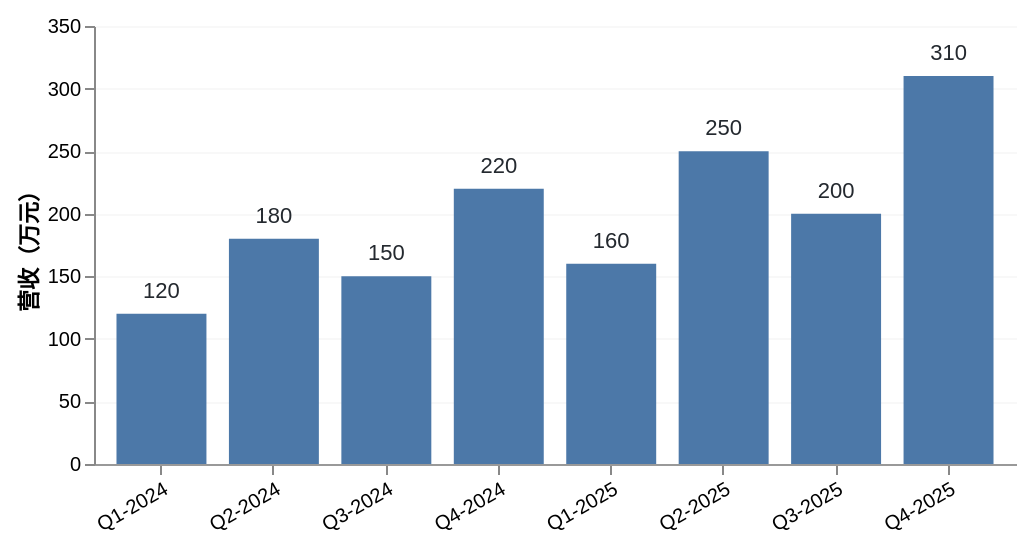

Vega-Lite specification for this chart:
### Vega specification from a JSON file in a GitHub repository (floating-point values rounded to 4 significant figures)
{"$schema": "https://vega.github.io/schema/vega/v6.json", "description": "Node 无头渲染 demo：用 inline 数据绘制季度销售额柱状图，可在 Node.js 里直接跑 toSVG() 导出矢量文件。", "width": 500, "height": 260, "padding": 8, "autosize": "fit", "data": [{"name": "sales", "values": [{"quarter": "Q1-2024", "revenue": 120}, {"quarter": "Q2-2024", "revenue": 180}, {"quarter": "Q3-2024", "revenue": 150}, {"quarter": "Q4-2024", "revenue": 220}, {"quarter": "Q1-2025", "revenue": 160}, {"quarter": "Q2-2025", "revenue": 250}, {"quarter": "Q3-2025", "revenue": 200}, {"quarter": "Q4-2025", "revenue": 310}]}], "scales": [{"name": "x", "type": "band", "domain": {"data": "sales", "field": "quarter"}, "range": "width", "padding": 0.2}, {"name": "y", "type": "linear", "domain": {"data": "sales", "field": "revenue"}, "range": "height", "nice": true, "zero": true}], "axes": [{"orient": "bottom", "scale": "x", "labelAngle": -30, "labelAlign": "right", "labelBaseline": "top"}, {"orient": "left", "scale": "y", "title": "营收（万元）", "grid": true, "gridOpacity": 0.2}], "marks": [{"type": "rect", "from": {"data": "sales"}, "encode": {"enter": {"x": {"scale": "x", "field": "quarter"}, "width": {"scale": "x", "band": 1}, "y": {"scale": "y", "field": "revenue"}, "y2": {"scale": "y", "value": 0}, "fill": {"value": "#4c78a8"}}, "update": {"tooltip": {"signal": "datum.quarter + ': ' + datum.revenue + ' 万元'"}}, "hover": {"fill": {"value": "#e45756"}}}}, {"type": "text", "from": {"data": "sales"}, "encode": {"enter": {"x": {"scale": "x", "field": "quarter", "band": 0.5}, "y": {"scale": "y", "field": "revenue", "offset": -6}, "align": {"value": "center"}, "baseline": {"value": "bottom"}, "fontSize": {"value": 11}, "fill": {"value": "#24292f"}, "text": {"field": "revenue"}}}}]}
